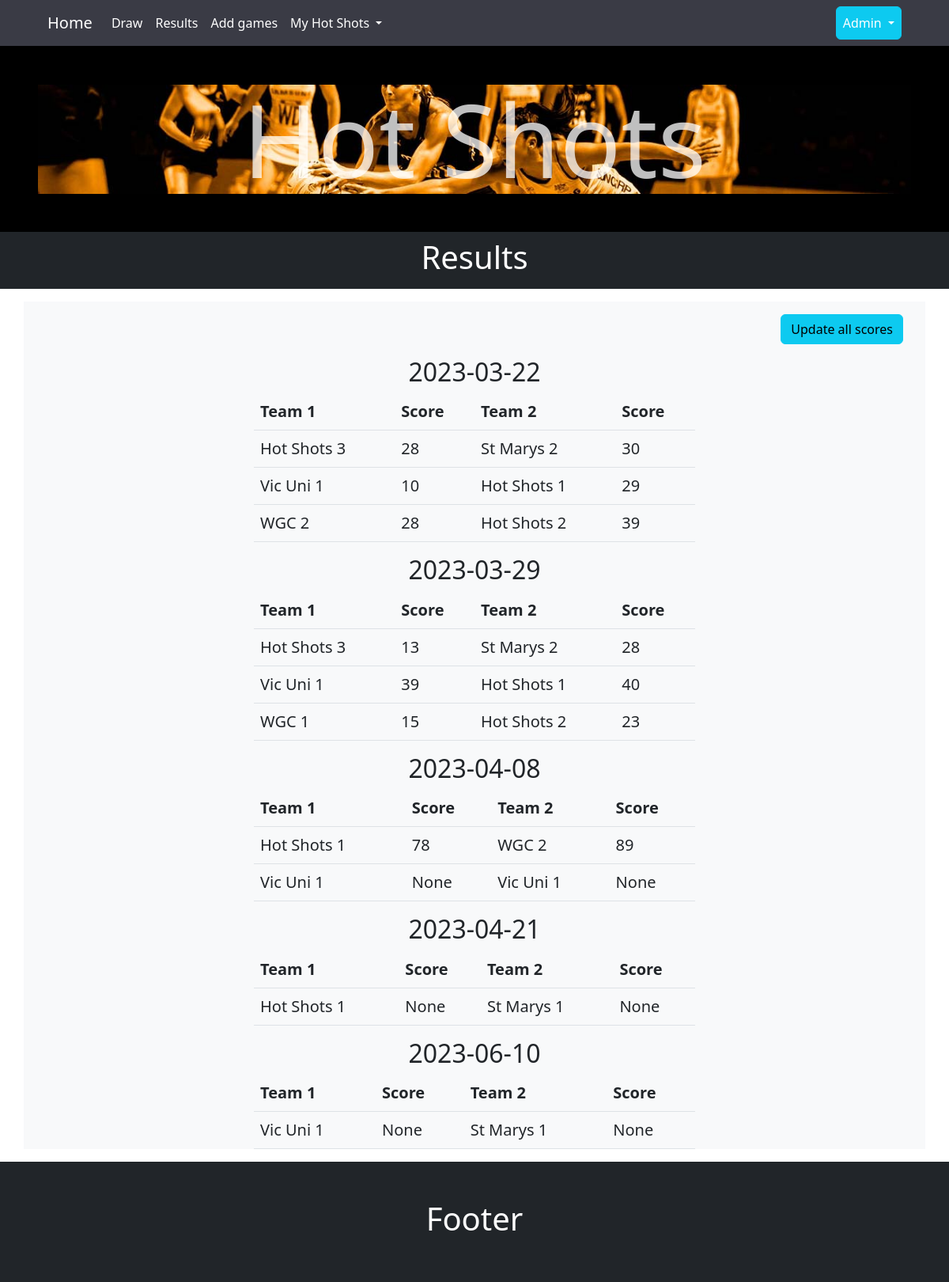
The app's page /results, older data.
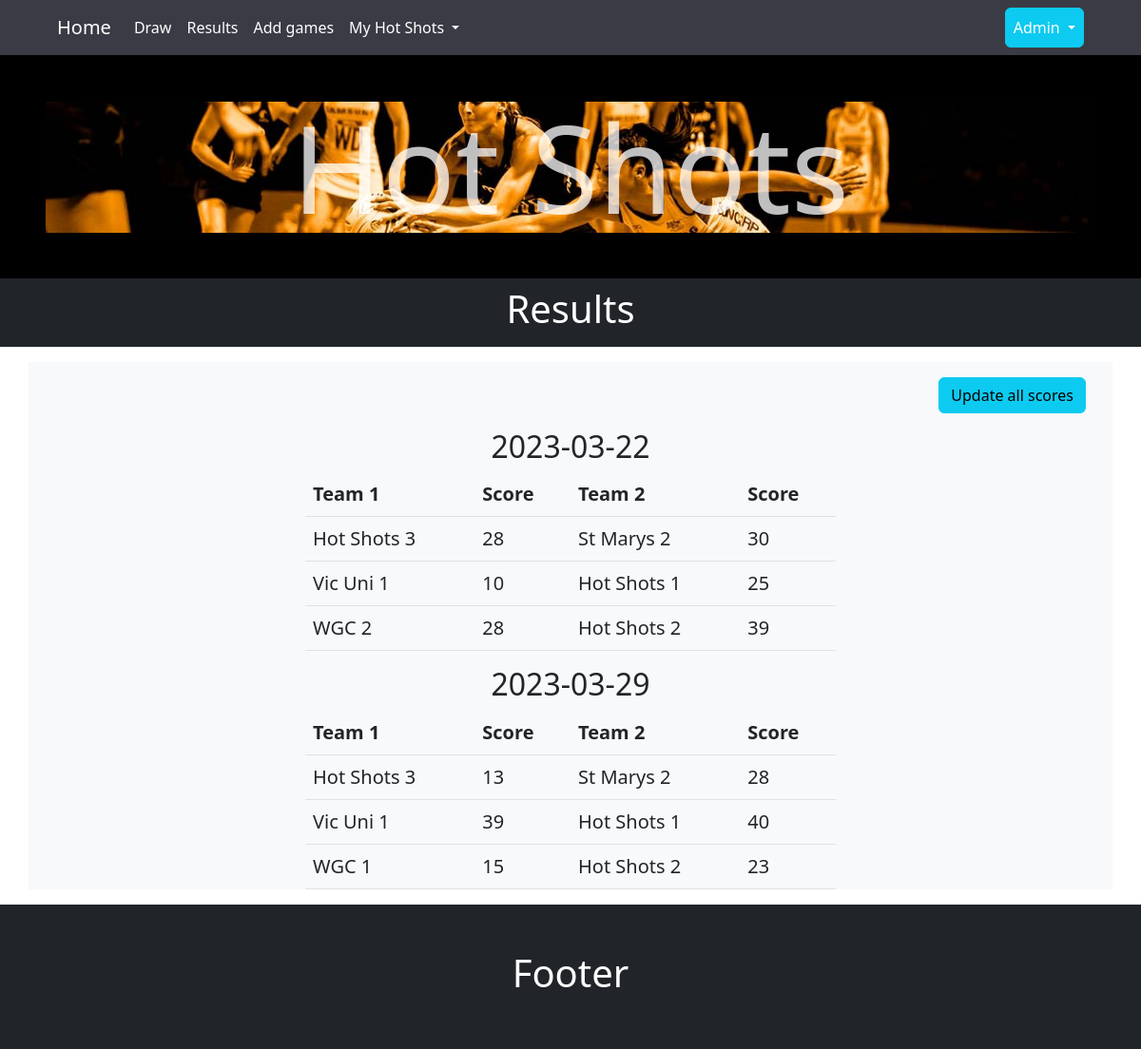
The same page, newer data.
### tables this page shows
CREATE TABLE draw
(
    draw_id   integer primary key autoincrement,
    draw_date date    not null,
    team_1    integer not null,
    score_1   integer,
    team_2    integer not null,
    score_2   integer,
    foreign key (team_1) references team (team_id),
    foreign key (team_2) references team (team_id),
    unique(draw_date,team_1,team_2)
);

CREATE TABLE team(
    team_id integer primary key autoincrement ,
    team_name text not null unique
);

### server.py (the view)
@app.route('/results')
def results():
    sql = """ select d.draw_id as "game_id",
    strftime('%Y-%m-%d ', d.draw_date) as "Date",
    d.score_1 as "score_1",
    d.score_2 as "score_2",
    b.team_name as "team_1",
    c.team_name as "team_2"
    from draw d
    join team b on  d.team_1 = b.team_id
    join team c on  d.team_2 = c.team_id """
    scores = run_search_query_tuples(sql,(),db_path, True)
    return render_template("results.html", scores=scores)

### db_functions.py (called while the page is built)
def run_search_query_tuples(sql_query,values_tuple, file_path, rowfactory=False):
    result = None
    try:
        db = sqlite3.connect(file_path)
        if rowfactory:
            db.row_factory = sqlite3.Row
        cursor = db.cursor()
        cursor.execute(sql_query,values_tuple)
        result = cursor.fetchall()
        cursor.close()
    except sqlite3.Error as error:
        print("Error running search query tuples: {}".format(error))
        return None
    db.close()
    if result is None:
        print("No search values were found")
    return result

### templates/results.html (shortened to what this page needs)
{% extends "layout.html" %}
{% block heading %} Results {% endblock %}
{% block content %}
<div class="container bg-light my-3">
<div class="text-end p-3">
<a class="btn btn-info" href="{{ url_for('allscores') }}" role="button">Update all scores </a>
</div>
{% set ns=namespace(drawdate = "") %}
{% for row in scores %}
    {% if loop.index0 == 0 %}
        {% set ns.drawdate=row['Date'] %}
        <h2 class="text-center">{{ns.drawdate}}</h2>
        <table class="table w-50 mx-auto">
        <thead>
        <tr><th>Team 1</th><th>Score</th><th>Team 2</th><th>Score</th></tr>
        </thead>
    {% endif %}
    {% if ns.drawdate != row['Date'] %}
        {% set ns.drawdate=row['Date'] %}
        </table>
        <h2 class="text-center">{{ns.drawdate}}</h2>
        <table class="table w-50 mx-auto">
        <thead>
        <tr><th>Team 1</th><th>Score</th><th>Team 2</th><th>Score</th></tr>
        </thead>
    {% endif %}
    <tr><td>{{ row['team_1'] }}</td><td> {{ row['score_1'] }}</td><td>{{ row['team_2'] }}</td> <td>{{ row['score_2'] }}</td></tr>
{% endfor %}
</table>
    </div>
{% endblock %}

Row changes from the older to the newer data that the page shows:
removed draw: drawdate "2023-04-08", team_1 "Hot Shots 1", score_1 "78", team_2 "WGC 2", score_2 "89"
removed draw: team_1 "Vic Uni 1", score_1 "None", team_2 "Vic Uni 1", score_2 "None"
removed draw: drawdate "2023-04-21", team_1 "Hot Shots 1", score_1 "None", team_2 "St Marys 1", score_2 "None"
removed draw: drawdate "2023-06-10", team_1 "Vic Uni 1", score_1 "None", team_2 "St Marys 1", score_2 "None"
changed draw (number 2 of 6 on the later page): score_2 "29" → "25"
